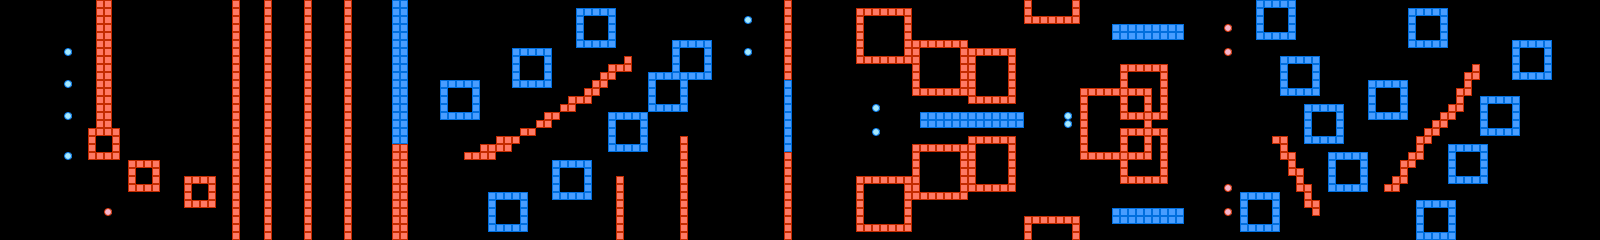

The image is a tile-based game level rendered from a .tmx file. Its description and source (layers, tilesets, objects; grid data summarised) follow:
An orthogonal 200x30 tile map with 8x8 px tiles, 1 tile layer (layer), 2 tilesets.

<map version="1.0" orientation="orthogonal" width="200" height="30" tilewidth="8" tileheight="8">
 <tileset firstgid="1" name="chip" tilewidth="8" tileheight="8">
  <image source="chip.png" width="128" height="128" />
 </tileset>
 <tileset firstgid="257" name="chip" tilewidth="8" tileheight="8">
  <image source="../chip.png" width="128" height="128" />
 </tileset>
 <layer name="layer" width="200" height="30">
  <properties>
   <property name="object" value="true" />
  </properties>
  <data>[6000 cells, 986 non-empty, 6 distinct tile ids]</data>
 </layer>
</map>
